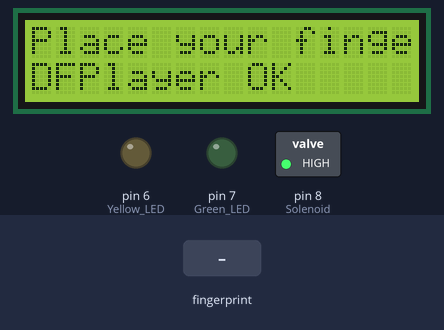
Recording of a sketch running on a simulated Arduino Mega 2560, built with avr-gcc and run on an emulated ATmega2560. Parts: 16×2 character LCD, switched loads named in the sketch (green lamp = pin HIGH), output pins drawn as LEDs (lit = HIGH). Inputs (shaded band) come from the test bench. The audio player accepts every command and is not drawn; what the sketch prints to the serial monitor is not drawn.

Above: at 1.9 s.
2.0 s: finger stored as number 1 placed on the sensor
At 2.35 s:
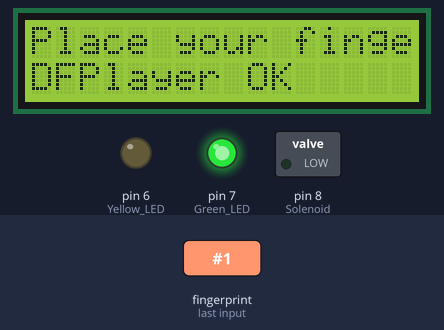
At 2.9 s:
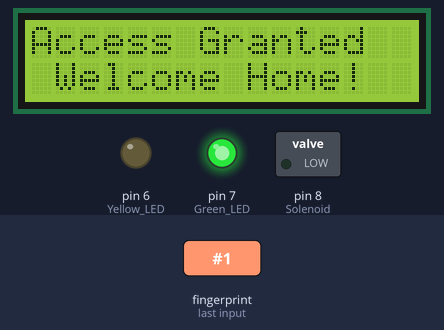
3.9 s: finger stored as number 1 placed on the sensor
At 10.2 s:
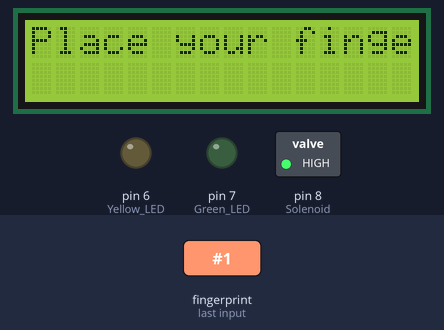
Timing chart, 0 to 11.7 s (numbered marks = the images above; inputs shaded):
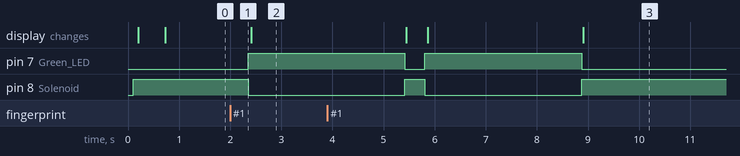

The sketch:

ngerPrintSolenoidDoorLockLCDdisplayDFplayerMini5VrelayModule.ino
```cpp
#include <Adafruit_Fingerprint.h>
#include <DFRobotDFPlayerMini.h>
#include <Wire.h>
#include <LiquidCrystal_I2C.h>  // Include LCD I2C library

// Pin definitions
#define Green_LED   7
#define Yellow_LED  6
#define Solenoid    8

// LCD configuration
LiquidCrystal_I2C lcd(0x27, 16, 2); // 0x27 is a common I2C address. Use (0x3F, 16, 2) if your LCD has a different address

// Fingerprint sensor on Serial1 (Mega: TX1 = pin 18, RX1 = pin 19)
Adafruit_Fingerprint finger(&Serial1);

// 🔊 DFPlayer Mini on Serial2 (Mega: TX2 = pin 16, RX2 = pin 17)
DFRobotDFPlayerMini dfplayer;

unsigned long actionStartTime = 0;
bool actionInProgress = false;

void setup() {
  Serial.begin(115200);
  delay(100);

  //  Set up pins
  pinMode(Green_LED, OUTPUT);
  pinMode(Yellow_LED, OUTPUT);
  pinMode(Solenoid, OUTPUT);
  digitalWrite(Green_LED, LOW);
  digitalWrite(Yellow_LED, LOW);
  digitalWrite(Solenoid, HIGH);  // Keep solenoid locked at start

  //Initialize LCD
  lcd.init();
  lcd.backlight();
  lcd.setCursor(0, 0);
  lcd.print("Place your finger");

  // Initialize fingerprint sensor
  Serial1.begin(57600);
  delay(5);

  if (finger.verifyPassword()) {
    Serial.println("Fingerprint sensor found.");
    lcd.setCursor(0, 1);
    lcd.print("Sensor OK       ");
  } else {
    Serial.println("Fingerprint sensor not found.");
    lcd.setCursor(0, 1);
    lcd.print("Sensor FAIL     ");
    while (1);  // Stop here if fingerprint not found
  }

  finger.getTemplateCount();
  Serial.print("Sensor contains ");
  Serial.print(finger.templateCount);
  Serial.println(" templates");

  // Initialize DFPlayer
  Serial2.begin(9600);
  if (!dfplayer.begin(Serial2)) {
    Serial.println("DFPlayer not found.");
    lcd.setCursor(0, 1);
    lcd.print("DFPlayer FAIL   ");
    while (1);  // Stop here if DFPlayer fails
  }
  Serial.println("DFPlayer Mini online.");
  lcd.setCursor(0, 1);
  lcd.print("DFPlayer OK     ");

  dfplayer.volume(30); // Max volume
}

void loop() {
  // Restore system after 3 seconds
  if (actionInProgress && millis() - actionStartTime >= 3000) {
    digitalWrite(Solenoid, HIGH);      // Lock again
    digitalWrite(Green_LED, LOW);
    digitalWrite(Yellow_LED, LOW);
    lcd.setCursor(0, 1);
    lcd.print("                "); // Clear line
    actionInProgress = false;
    lcd.setCursor(0, 0);
    lcd.print("Place your finger");
  }

  if (actionInProgress) return;

  // Check fingerprint
  uint8_t result = getFingerprintID();

  if (result == 1) {
    Serial.println("Authorized!");
    digitalWrite(Green_LED, HIGH);
    digitalWrite(Solenoid, LOW); // Unlock solenoid
    dfplayer.play(2); // Authorized sound
    lcd.setCursor(0, 0);
    lcd.print("Access Granted  ");
    lcd.setCursor(0, 1);
    lcd.print(" Welcome Home!         ");
  }
  else if (result == 0xFF) {
    // No finger or scan error
    return;
  }
  else {
    Serial.println("Unauthorized!");
    digitalWrite(Yellow_LED, HIGH);
    digitalWrite(Solenoid, HIGH); // Keep locked
    dfplayer.play(1); // Unauthorized sound
    lcd.setCursor(0, 0);
    lcd.print("Access Denied   ");
    lcd.setCursor(0, 1);
    lcd.print("Unauth.. Finger..       ");
  }

  // Start timeout
  actionStartTime = millis();
  actionInProgress = true;
}

uint8_t getFingerprintID() {
  uint8_t p = finger.getImage();
  if (p != FINGERPRINT_OK) return 0xFF;

  p = finger.image2Tz();
  if (p != FINGERPRINT_OK) return 0xFF;

  p = finger.fingerFastSearch();
  if (p != FINGERPRINT_OK) return 0xFE;

  Serial.print("Found ID #"); Serial.print(finger.fingerID);
  Serial.print(" with confidence "); Serial.println(finger.confidence);
  return 1; // Always return 1 to treat valid fingerprints as authorized
}
```

Measured:
- after the input at 2.0 s, pin 7 (Green_LED): LOW → HIGH after 0.35 s; pin 8 (Solenoid): HIGH → LOW after 0.35 s
